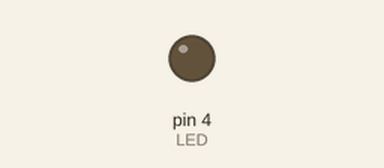
Simulated run of this sketch. Board: Arduino Uno, built with avr-gcc and run on an emulated ATmega328P. On the bench: output pins drawn as LEDs (lit = HIGH).

Above: at 0.2 s.
At 2.5 s:
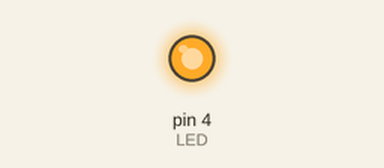
Timing chart, 0 to 5.9 s (numbered marks = the images above):
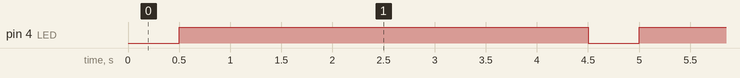

The sketch:

Low_Power_With_Led.ino
```cpp
#include <LowPower.h>

const int LED=4; // Led on the D4 port

void setup() {
  // put your setup code here, to run once:
  pinMode(LED, OUTPUT);
}

void loop() {
  // put your main code here, to run repeatedly:
  digitalWrite(LED, LOW);

  delay(500);

  digitalWrite(LED, HIGH);
  // Sleep for 8 s with ADC module and BOD module off
  LowPower.powerDown(SLEEP_4S, ADC_OFF, BOD_OFF);
}
```

Measured:
- by itself, pin 4 (LED): alternates HIGH for 4.0 s and LOW for 0.50 s
